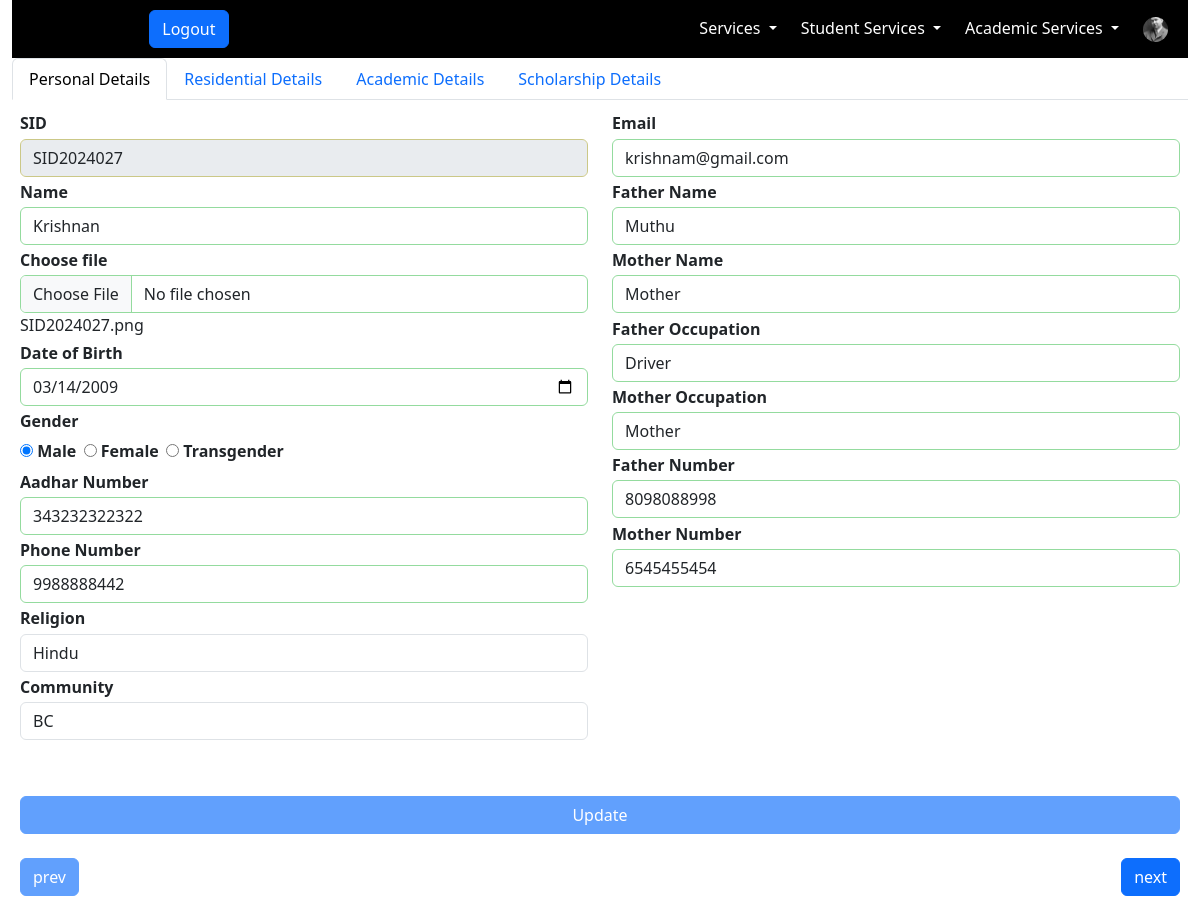
Page /Teacher/NewStudent.php?Edit=SID2024027 (signed in) on the committed database.
### tables this page shows
CREATE TABLE `teacher` (
  `TID` varchar(10) NOT NULL,
  `Name` varchar(30) NOT NULL,
  `Photo` varchar(30) NOT NULL,
  `Dob` date NOT NULL,
  `Gender` varchar(12) NOT NULL,
  `Aadhar` bigint(12) NOT NULL,
  `Phone` bigint(11) NOT NULL,
  `Address` varchar(200) NOT NULL,
  `Pincode` int(6) NOT NULL,
  `Email` varchar(50) NOT NULL,
  `Password` varchar(10) NOT NULL,
  `CreatedOn` datetime NOT NULL DEFAULT current_timestamp(),
  `Who` varchar(10) NOT NULL DEFAULT 'teacher'
);

CREATE TABLE `student` (
  `SID` varchar(10) NOT NULL,
  `Name` varchar(30) NOT NULL,
  `File` varchar(50) NOT NULL,
  `Dob` date NOT NULL,
  `Gender` varchar(12) NOT NULL,
  `Aadhaar` bigint(20) NOT NULL,
  `Phone` bigint(11) NOT NULL,
  `Email` varchar(50) NOT NULL,
  `FatherName` varchar(30) NOT NULL,
  `MotherName` varchar(30) NOT NULL,
  `FatherOccupation` varchar(30) NOT NULL,
  `MotherOccupation` varchar(30) NOT NULL,
  `FPhone` bigint(11) NOT NULL,
  `MPhone` bigint(11) NOT NULL,
  `CreatedOn` datetime NOT NULL DEFAULT current_timestamp(),
  `CreatedBy` varchar(10) NOT NULL DEFAULT 'Admin',
  `Who` varchar(10) NOT NULL DEFAULT 'student'
);

CREATE TABLE `academicdetails` (
  `AID` int(11) NOT NULL,
  `SID` varchar(10) NOT NULL,
  `Batch` year(4) NOT NULL,
  `Year` int(2) NOT NULL,
  `Join_Date` date NOT NULL DEFAULT '2024-04-01',
  `Type` varchar(20) NOT NULL,
  `Status` varchar(10) NOT NULL,
  `Achievements` varchar(100) NOT NULL,
  `CreatedOn` datetime NOT NULL DEFAULT current_timestamp(),
  `DID` int(11) NOT NULL,
  `CID` int(11) NOT NULL
);

### Teacher/sesbase.php (called while the page is built, shortened)
<?php
    if(isset($_SESSION['teacher']))
    {
        $user=$_SESSION['teacher'];
        require_once("../Connection/Connection.php");
        $qry="SELECT * FROM teacher where TID='$user'";
        if($result=mysqli_query($conn,$qry))
        {
            $SessionBase=mysqli_fetch_assoc($result);
        }
    }
    else
    {
        header("HTTP/1.0 403 Access Forbidden");
        echo "<center><h5>Please Login and Come</h5><a href='../Login.php?Loger=Teacher'>Login Here</a></center>";
        exit(0);
    }
?>

### Teacher/NewStudent.php (the view, shortened to what this page needs)
<!DOCTYPE html>
<?php require_once("../Connection/Connection.php") ?>
<?php
    if(isset($_GET['Edit']))
    {
        $Edit=$_GET['Edit'];
        $qry="SELECT * FROM student inner join residential on student.SID=residential.SID inner join scholarship on student.SID=scholarship.SID inner join academicdetails on student.SID=academicdetails.SID where student.SID='$Edit'";
        $res=mysqli_query($conn,$qry);
        if($res)
            $ResEdit=mysqli_fetch_assoc($res);
    }
?>
<html lang="en">
<head>
    <link rel="stylesheet" href="../Bootstrap/css/bootstrap.min.css">
    <link rel="stylesheet" href="../MyStyles.css">
</head>
<body>
    <div class="container-fluid">
        <?php include_once("navbar.php"); ?>
   <div class="row">
    <div class="col-md-12">
        <nav class="nav-stacked">
            <ul class="nav nav-tabs  d-flex" id="navtab" style="background-color: white;">
                <li class="nav-item"><a class="nav-link active" data-number=0  data-tab="student_personal" href="#">Personal Details</a></li>
                <li class="nav-item"><a class="nav-link" data-number=1 data-tab="residential_details" href="#residential_details">Residential Details</a></li>
                <li class="nav-item"><a class="nav-link" data-number=2 data-tab="academic_details" href="#academic_details">Academic Details</a></li>
                <li class="nav-item"><a class="nav-link" data-number=3 data-tab="scholarship_details" href="#scholarship_details">Scholarship Details</a></li>
            </ul>
        </nav>
            <form id="NewStudentForm" action="NewUserHandle.php" enctype="multipart/form-data" method="post" class="d-flex flex-column gap-2 p-2">
                <div class="tab-content active-tab col-md-12 gap-5 " id="student_personal">
                    <div class="row">
                <div class="col-md-6 col-xs-12 gap-2">
                    <?php if(isset($ResEdit['SID']))
                    {
                     ?>
                     <div class="form-group ">
                        <label for="input-name">SID</label>
                        <input type="text" name="SID"  value="<?php echo $ResEdit['SID']; ?>"  id="input-name" maxlength="30" class="form-control" readonly required>
                    </div>
                     <?php
                    }
                     ?>
                    <div class="form-group ">
                        <label for="input-name">Name</label>
                        <input type="text" pattern="^[A-Z][a-z A-Z]*$"  value="<?php if(isset($ResEdit['Name'])) echo $ResEdit['Name'];?>" name="Name" id="input-name" maxlength="30" class="form-control" required>
                </div>
                    <div class="form-group">
                        <label for="input-file">Choose file</label>
                        <input type="file" name="File" id="input-file" class="form-control"  <?php if(!isset($_GET['Edit'])) echo "required"; ?> >
                        <?php echo"<span>";if(isset($ResEdit['File'])) echo $ResEdit['File']; echo "</span>";?>
                  </div>
                    <div class="form-group">
                        <label for="input-dob">Date of Birth</label>
                        <input type="date" required name="Dob" value="<?php if(isset($ResEdit['Dob'])) echo $ResEdit['Dob'];?>" max="<?php echo date("Y-m-d",time()-(15*365*24*60*60)) ?>" id="input-dob" class="form-control">
                    </div>
                    <div class="form-group">
                        <label for="input-gender">Gender</label>
                        <div class="gender">
                            <input type="radio" required name="Gender" id="gender_male" value="Male"  <?php if(isset($ResEdit['Gender']) && $ResEdit['Gender']=="Male") echo "checked"; ?> >
                            <label for="gender_male" class="" >Male</label>
                            <input type="radio" required name="Gender" id="gender_female" value="Female" <?php if(isset($ResEdit['Gender']) && $ResEdit['Gender']=="Female") echo "checked"; ?> >
                            <label for="gender_female">Female</label>
                            <input type="radio" required name="Gender" id="gender_others" value="Others" <?php if(isset($ResEdit['Gender']) && $ResEdit['Gender']=="Others") echo "checked"; ?> >
                            <label for="gender_others">Transgender</label>
                        </div>
                    </div>
                    <div class="form-group">
                        <label for="input-aadhar">Aadhar Number</label>
                        <input type="number" required value="<?php if(isset($ResEdit['Aadhaar'])) echo $ResEdit['Aadhaar'];?>" name="Aadhaar" id="input-aadhar" maxlength="12" class="form-control">
                    </div>
                    <div class="form-group">
                        <label for="input-phone">Phone Number</label>
                        <input type="number" required value="<?php if(isset($ResEdit['Phone'])) echo $ResEdit['Phone'];?>" name="Phone" pattern="^[6-9]{1}[0-9]{9}$" id="input-phone" class="form-control">
                    </div>
                    <div class="form-group">
                        <label for="">Religion</label>
                        <select name="Religion" id="" class="form-control">
                            <option value="Hindu" <?php if(isset($ResEdit['Religion']) && $ResEdit['Religion']=='Hindu') echo "selected"; ?> >Hindu</option>
                        </select>
                    </div>
                    <div class="form-group">
                        <label for="">Community</label>
                        <select name="Community" id="" class="form-control">
                            <option value="BC"  <?php if(isset($ResEdit['Community']) && $ResEdit['Community']=='BC') echo "selected"; ?>>BC</option>
                        </select>
                    </div>
                </div>
                <div class="col-md-6 col-xs-12  gap-2">
                    <div class="form-group">
                        <label for="input-email">Email</label>
                        <input type="email" required value="<?php if(isset($ResEdit['Email'])) echo $ResEdit['Email'];?>" name="Email" id="input-email" class="form-control">
                    </div>
                    <div class="form-group">
                        <label for="input-father">
                            Father Name
                        </label>
                        <input type="text" required  name="FatherName" pattern="^[A-Z][a-zA-Z ]*$" value="<?php if(isset($ResEdit['FatherName'])) echo $ResEdit['FatherName'];?>" id="input-father" class="form-control">
                    </div>
                    <div class="form-group">
                        <label for="input-mother">
                            Mother Name
                        </label>
                        <input type="text" required name="MotherName" pattern="^[A-Z][a-zA-Z ]*$" value="<?php if(isset($ResEdit['MotherName'])) echo $ResEdit['MotherName'];?>" id="input-mother" class="form-control">
                    </div>
                    <div class="form-group">
                        <label for="input-father">
                            Father Occupation
                        </label>
                        <input type="text" required name="FatherOccupation" pattern="^[A-Z][a-zA-Z ]*$" value="<?php if(isset($ResEdit['FatherOccupation'])) echo $ResEdit['FatherOccupation'];?>" id="input-fatheroccup" class="form-control">
                    </div>
                    <div class="form-group">
                        <label for="input-mother">
                            Mother Occupation
                        </label>
                        <input type="text" required name="MotherOccupation" pattern="^[A-Z][a-zA-Z ]*$" value="<?php if(isset($ResEdit['MotherOccupation'])) echo $ResEdit['MotherName'];?>" id="input-motheroccup" class="form-control">
                    </div>
                    <div class="form-group">
                        <label for="input-fatherno">
                            Father Number
                        </label>
                        <input type="number" required name="FPhone" id="input-fatherno" value="<?php if(isset($ResEdit['FPhone'])) echo $ResEdit['FPhone'];?>" class="form-control">
                    </div>
                    <div class="form-group">
                        <label for="input-motherno">
                            Mother Number
                        </label>
                        <input type="number" required name="MPhone" id="input-motherno" value="<?php if(isset($ResEdit['MPhone'])) echo $ResEdit['MPhone'];?>" class="form-control">
                    </div>
                </div>
                    </div>
            </div>
            <br>
             <button type="submit" style="width: 100%;margin: 1rem 0rem" class="btn btn-primary btn-block" id="create-button"   <?php if(isset($ResEdit)) echo  "name='Update'>Update"; else echo "name='Create'>Create"; ?></button>
            <div class="navic">
                <button type="button" class="btn btn-primary" id="prev">prev</button>
                <button type="button" class="btn btn-primary" id="next">next</button>
            </div>
            </form>
        </div>
    </div>
</div>
</body>
</html>

### Teacher/navbar.php (shortened to what this page needs)
<?php include_once("sesbase.php"); ?>
<link href="https://cdn.jsdelivr.net/npm/bootstrap@5.3.3/dist/css/bootstrap.min.css" rel="stylesheet">
<nav class="navbar">
    <div class="container-fluid">
        <div class="navbar-header d-flex align-items-center navbar-right ">
            <a class="navbar-brand navbar-right" >PROJECTSIS</a>
            <form action="" method="post"> <button type="submit" class="btn btn-primary navbar-btn" name="<?php if(isset($_SESSION['teacher']) && !empty($_SESSION['teacher'])) echo 'Logout'; else echo 'Login'; ?>" > <?php if(isset($_SESSION['teacher']) && !empty($_SESSION['teacher'])) echo "Logout"; else echo "Login"; ?>  </button></form>
        </div>
        <div class="navbar-expand " id="mynav">
            <ul class="nav navbar-nav d-flex gap-md-2 nav-left"  >
                <li class="nav-item active "><a class="nav-link active" href="dashboard.php">Dashboard</a></li>
				   <li class="nav-item dropdown dropdown-togg"><a class="nav-link dropdown-toggle " href="#">Services <span class="caret"></span></a>
                </li>
                <li class="nav-item dropdown dropdown-togg"><a class="nav-link dropdown-toggle " href="#">Student Services <span class="caret"></span></a>
                </li>
				 <li class="nav-item dropdown dropdown-togg"><a class="nav-link dropdown-toggle " href="#">Academic Services <span class="caret"></span></a>
                </li>
                <div class="prof" style="display: flex;align-items: center; gap:1rem">
                <li class="nav-item "><a class="nav-link " href="#"> <img src="../photo/<?php if(isset($_SESSION['teacher'])) echo $SessionBase['Photo']; else echo 'No User';?>" alt="No Image"></a></li>
            </div>
            </ul>
        </div>
    </div>
</nav>

### MyStyles.css (style rules this page uses)
.navbar { background-color: rgb(0, 0, 0); }
.navbar .nav-link { color:white; }
.navbar-brand { color:blue; }
label { padding:0.2rem 0.2rem 0.2rem 0; font-weight: bold; }
ul li { cursor: pointer; }
.nav-stacked { position: sticky; top:0; }
.tab-content { display: none; animation: anime 1s; }
.active-tab { display: block; }
input:required { border: 1px rgb(203, 200, 135) solid; }
input:valid { border: 1px rgb(148, 219, 158) solid; }

### Teacher/NewStudent.php (style rules this page uses)
.tab-content { display: none; animation: anime 1s; }
.active-tab { display: block; }
.navic { display: flex; justify-content: space-between; }

### Teacher/navbar.php (style rules this page uses)
#mynav img { height: 25px; width: 25px; border-radius: 50%; object-fit: cover; }

### rows in the picture
teacher: Photo (picture)
student: SID "SID2024027", Name "Krishnan", File "SID2024027.png", Dob "03/14/2009", Gender "☑ Male", Gender "☐ Female", Gender "☐ Transgender", Aadhaar "343232322322", Phone "9988888442", Email "krishnam@gmail.com", FatherName "Muthu", MotherName "Mother", FatherOccupation "Driver", MotherOccupation "Mother", FPhone "8098088998", MPhone "6545455454"
